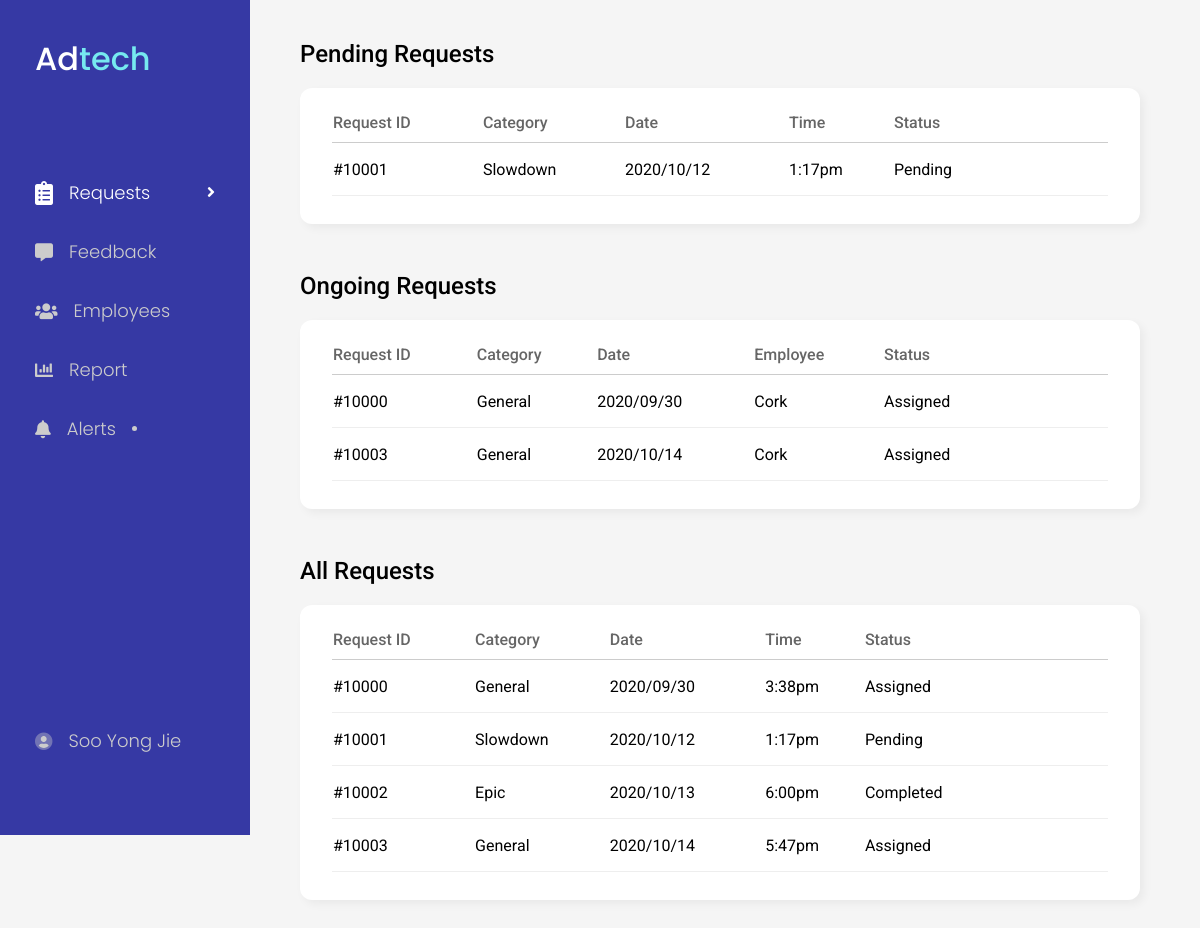
The page /admin/dashboard.php (signed in) on the database its author committed.
### tables this page shows
CREATE TABLE `request` (
  `reqID` int(100) NOT NULL,
  `uid` int(100) NOT NULL,
  `empID` int(100) DEFAULT NULL,
  `category` varchar(100) NOT NULL,
  `status` varchar(100) NOT NULL,
  `description` varchar(100) NOT NULL,
  `dateOfCreation` datetime(6) NOT NULL,
  `dateOfCompletion` datetime(6) DEFAULT NULL
);

CREATE TABLE `employee` (
  `empID` int(100) NOT NULL,
  `password` varchar(100) NOT NULL,
  `type` varchar(100) NOT NULL,
  `empName` varchar(100) NOT NULL
);

### admin/dashboard.php (the view, shortened to what this page needs)
<!DOCTYPE html>
<html lang="en">
<head>
    <link rel="stylesheet" type="text/css" href="../css/admin/dashboard.css" />
    <?php
    include_once("../head.php");
    ?>
</head>
<body>
    <?php
    $file = "dashboard.php";
    include_once("nav.php");
    ?>
    <div class="container">
        <h2>Pending Requests</h2>
        <div class="card">
            <?php
            include_once("../db_connect.php");
            $query = "SELECT * FROM `request` WHERE status = 'Pending' ORDER BY reqID asc";
            $result = $db->query($query);
            if ($result->num_rows > 0) { ?>
                <table>
                    <tr>
                        <th>Request ID</th>
                        <th>Category</th>
                        <th>Date</th>
                        <th>Time</th>
                        <th>Status</th>
                        <th class="tr-button-heading"></th>
                    </tr>
                <?php
                while($row = $result->fetch_assoc()) {
                    ?>
                    <tr class="<?php echo "pending-".$row['reqID'] ?>" onmouseover="showButton(this)" onmouseout="hideButton(this)">
                        <td><?php echo '#'.$row['reqID'] ?></td>
                        <td><?php echo $row['category'] ?></td>
                        <td><?php echo date("Y/m/d",strtotime($row['dateOfCreation'])) ?></td>
                        <td><?php echo date("g:ia",strtotime($row['dateOfCreation'])) ?></td>
                        <td><?php echo $row['status'] ?></td>
                        <td class="submit-btn">
                            <form action="request-view.php" method="POST">
                            </form>
                        </td>
                    </tr>
                    <?php
                }
            } else {
                ?>
                    <p>There are no pending requests.</p>
                <?php
            }
            ?>
            </table>
        </div>
        <h2>Ongoing Requests</h2>
        <div class="card new-requests">
            <?php
            include_once("../db_connect.php");
            $query = "SELECT * FROM `request` INNER JOIN `employee` on `request`.empID = `employee`.empID
            WHERE status <> 'Pending' AND status <> 'Completed' ORDER BY reqID asc";
            $result = $db->query($query);
            if ($result->num_rows > 0) { ?>
                <table>
                    <tr>
                        <th>Request ID</th>
                        <th>Category</th>
                        <th>Date</th>
                        <th>Employee</th>
                        <th>Status</th>
                        <th class="tr-button-heading"></th>
                    </tr>
                <?php
                while($row = $result->fetch_assoc()) {
                    ?>
                    <tr class="<?php echo "ongoing-".$row['reqID'] ?>" onmouseover="showButton(this)" onmouseout="hideButton(this)">
                        <td><?php echo '#'.$row['reqID'] ?></td>
                        <td><?php echo $row['category'] ?></td>
                        <td><?php echo date("Y/m/d",strtotime($row['dateOfCreation'])) ?></td>
                        <td><?php echo $row['empName'] ?></td>
                        <td><?php echo $row['status'] ?></td>
                        <td class="submit-btn">
                            <form action="request-view.php" method="POST">
                            </form>
                        </td>
                    </tr>
                    <?php
                }
            } else {
                ?>
                    <p>There are no ongoing request.</p>
                <?php
            }
            ?>
            </table>
        </div>
        <h2>All Requests</h2>
        <div class="card new-requests">
            <?php
            include_once("../db_connect.php");
            $query = "SELECT * FROM `request` ORDER BY reqID asc";
            $result = $db->query($query);
            if ($result->num_rows > 0) { ?>
                <table>
                    <tr>
                        <th>Request ID</th>
                        <th>Category</th>
                        <th>Date</th>
                        <th>Time</th>
                        <th>Status</th>
                        <th class="tr-button-heading"></th>
                    </tr>
                <?php
                while($row = $result->fetch_assoc()) {
                    ?>
                    <tr class="<?php echo "all-".$row['reqID'] ?>" onmouseover="showButton(this)" onmouseout="hideButton(this)">
                        <td><?php echo '#'.$row['reqID'] ?></td>
                        <td><?php echo $row['category'] ?></td>
                        <td><?php echo date("Y/m/d",strtotime($row['dateOfCreation'])) ?></td>
                        <td><?php echo date("g:ia",strtotime($row['dateOfCreation'])) ?></td>
                        <td><?php echo $row['status'] ?></td>
                        <td class="submit-btn">
                            <form action="request-view.php" method="POST">
                            </form>
                        </td>
                    </tr>
                    <?php
                }
            } else {
                ?>
                    <p>There are no request.</p>
                <?php
            }
            ?>
            </table>
        </div>
    </div>
</body>
</html>

### head.php (shortened to what this page needs)
<link rel="stylesheet" type="text/css" href="../css/fontawesome/all.css">
<link rel="stylesheet" type="text/css" href="../css/style.css" />

### admin/nav.php (shortened to what this page needs)
<nav>
    <h1>Ad<span>tech</span></h1>
    <?php
    if($file == "dashboard.php") {
        ?>
        <div class="button active" onclick="location.href='dashboard.php'">
            <div class="button-l">
                <i class="fas fa-clipboard-list fa-lg "></i>
                <p>Requests</p>
            </div>
            <div class="button-r">
                <i class="fas fa-angle-right"></i>
            </div>
        </div>
        <?php
    }
    if($file == "feedback.php") {
    ?>
    <div class="button active" onclick="location.href='feedback.php'">
        <div class="button-l">
            <i class="fas fa-comment-alt"></i>
            <p>Feedback</p>
        </div>
        <div class="button-r">
            <i class="fas fa-angle-right"></i>
        </div>
    </div>
    <?php
    } else {
        ?>
        <div class="button" onclick="location.href='feedback.php'">
            <div class="button-l">
                <i class="fas fa-comment-alt"></i>
                <p>Feedback</p>
            </div>
        </div>
        <?php
    }
    if($_SESSION['type'] != "3" && $file == "employees.php") {
        ?>
        <div class="button active" onclick="location.href='employees.php'">
            <div class="button-l">
                <i class="fas fa-users"></i>
                <p>Employees</p>
            </div>
            <div class="button-r">
                <i class="fas fa-angle-right"></i>
            </div>
        </div>
        <?php
    } else {
        ?>
        <div class="button" onclick="location.href='employees.php'">
            <div class="button-l">
                <i class="fas fa-users"></i>
                <p>Employees</p>
            </div>
        </div>
        <?php
    }
    if($_SESSION['type'] == 1 && $file == "report.php") {
        ?>
        <div class="button active" onclick="location.href='report.php'">
            <div class="button-l">
                <i class="fas fa-chart-bar"></i>
                <p>Report</p>
            </div>
            <div class="button-r">
                <i class="fas fa-angle-right"></i>
            </div>
        </div>
        <?php
        } else if($_SESSION['type'] == 1) {
            ?>
            <div class="button" onclick="location.href='report.php'">
                <div class="button-l">
                    <i class="fas fa-chart-bar"></i>
                    <p>Report</p>
                </div>
            </div>
        <?php
    }
    include_once("../db_connect.php");
    $query = "SELECT reqID, dateOfCreation FROM `request`";
    $result = $db->query($query);
    if ($result->num_rows > 0) {
        if($row = $result->fetch_assoc()) {
            $dot = "<div class='dot'></div>";
        }
    }
    if($file == "alerts.php") {
        ?>
        <div class="button active" onclick="location.href='alerts.php'">
            <div class="button-l">
                <i class="fas fa-bell"></i>
                <p>Alerts</p> <?php
                if(isset($dot)) {
                    echo $dot;
                } ?>
            </div>
            <div class="button-r">
                <i class="fas fa-angle-right"></i>
            </div>
        </div>
        <?php
        } else {
            ?>
            <div class="button" onclick="location.href='alerts.php'">
                <div class="button-l">
                    <i class="fas fa-bell"></i>
                    <p>Alerts</p> <?php
                    if(isset($dot)) {
                        echo $dot;
                    } ?>
                </div>
            </div>
        <?php
    }
    if($file == "profile.php") {
        ?>
        <div class="profile button active" onclick="location.href='profile.php'">
            <div class="button-l">
                <i class="fad fa-user-circle"></i>
                <p><?php echo $_SESSION['name'] ?></p>
            </div>
        </div>
        <?php
        } else {
            ?>
            <div class="profile button" onclick="location.href='profile.php'">
                <div class="button-l">
                    <i class="fad fa-user-circle"></i>
                    <p><?php echo $_SESSION['name'] ?></p>
                </div>
            </div>
        <?php
    }
    ?>
</nav>

### css/admin/dashboard.css (style rules this page uses)
body { min-height: 100vh; display: flex; background: #f5f5f5; overflow-y: scroll; }
h1, h2 { font-weight: 500; }
td { cursor: default; }
nav { height: 100vh; width: 15%; padding: 35px 35px 0 35px; display: flex; flex-direction: column; background-color: #3639a4; color: white; overflow: hidden; position: fixed; font-family: "Poppins", sans-serif; }
nav h1 { margin-bottom: 10vh; font-size: 32px; }
nav h1 span { color: #76e9f0; }
nav .button { padding: 16px 0 16px 0; display: flex; justify-content: space-between; align-items: center; color: #ccc; transition: 0.1s; cursor: pointer; }
nav .button.active { color: white; }
nav .button .button-l { display: flex; align-items: center; column-gap: 16px; font-size: 18px; font-weight: 300; }
nav .button .button-l .dot { height: 5px; width: 5px; background: #ccc; border-radius: 50%; }
nav .profile { position: absolute; bottom: 65px; }
.container { width: 100%; margin: 40px 5vw 0 25vw; display: flex; flex-direction: column; }
.container .card { height: auto; margin: 20px 0 48px 0; padding: 24px 32px 28px 32px; background: white; border-radius: 12px; box-shadow: 4px 4px 10px 0px rgba(0, 0, 0, 0.05); }
table { width: 100%; border-collapse: collapse; border-spacing: 0; font-size: 16px; }
table th { padding-bottom: 10px; color: #666; border-bottom: 1px solid #ccc; text-align: left; font-weight: 500; }
table td { height: 40px; border-bottom: 1px solid #eee; }
table td.submit-btn { width: 100px; }
table td form { width: 10px; }

### css/style.css (style rules this page uses)
body, h1, h2, h3, h4, h5, h6, p { padding: 0; margin: 0; }
body { font-family: "Roboto", sans-serif; }

### rows shown on the page
request: reqID "10001", category "Slowdown", dateOfCreation "2020/10/12", dateOfCreation "1:17pm", status "Pending"
request: reqID "10000", category "General", dateOfCreation "2020/09/30", empID.empName "Cork", status "Assigned", dateOfCreation "3:38pm"
request: reqID "10003", category "General", dateOfCreation "2020/10/14", empID.empName "Cork", status "Assigned", dateOfCreation "5:47pm"
request: reqID "10002", category "Epic", dateOfCreation "2020/10/13", dateOfCreation "6:00pm", status "Completed"

### other values the page prints
$_SESSION['name'] "Soo Yong Jie"
